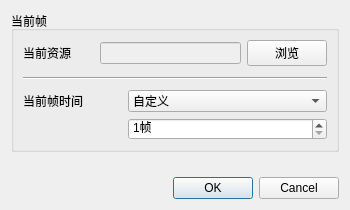
<?xml version="1.0" encoding="UTF-8"?>
<ui version="4.0">
 <class>W_ALEDataEdit</class>
 <widget class="QDialog" name="W_ALEDataEdit">
  <property name="geometry">
   <rect>
    <x>0</x>
    <y>0</y>
    <width>350</width>
    <height>210</height>
   </rect>
  </property>
  <property name="windowTitle">
   <string>编辑帧</string>
  </property>
  <property name="styleSheet">
   <string notr="true">
QComboBox QAbstractItemView::item { min-height: 26px;}</string>
  </property>
  <layout class="QVBoxLayout" name="verticalLayout">
   <item>
    <widget class="QGroupBox" name="groupBox">
     <property name="title">
      <string>当前帧</string>
     </property>
     <layout class="QGridLayout" name="gridLayout" columnstretch="1,2,0">
      <item row="0" column="0">
       <widget class="QLabel" name="label_zeroFillChar">
        <property name="text">
         <string>当前资源</string>
        </property>
       </widget>
      </item>
      <item row="0" column="1">
       <widget class="QLineEdit" name="lineEdit">
        <property name="enabled">
         <bool>false</bool>
        </property>
       </widget>
      </item>
      <item row="0" column="2">
       <widget class="QPushButton" name="pushButton">
        <property name="text">
         <string>浏览</string>
        </property>
       </widget>
      </item>
      <item row="1" column="0" colspan="3">
       <widget class="Line" name="line">
        <property name="minimumSize">
         <size>
          <width>0</width>
          <height>12</height>
         </size>
        </property>
        <property name="orientation">
         <enum>Qt::Horizontal</enum>
        </property>
       </widget>
      </item>
      <item row="2" column="0" colspan="3">
       <widget class="QStackedWidget" name="stackedWidget">
        <property name="currentIndex">
         <number>0</number>
        </property>
        <widget class="QWidget" name="page_frameUnit">
         <layout class="QGridLayout" name="gridLayout_3" columnstretch="1,2">
          <property name="leftMargin">
           <number>0</number>
          </property>
          <property name="topMargin">
           <number>0</number>
          </property>
          <property name="rightMargin">
           <number>0</number>
          </property>
          <property name="bottomMargin">
           <number>0</number>
          </property>
          <item row="0" column="0">
           <widget class="QLabel" name="label_frameUnit">
            <property name="text">
             <string>当前帧时间</string>
            </property>
           </widget>
          </item>
          <item row="0" column="1">
           <widget class="QComboBox" name="comboBox_frameUnit">
            <item>
             <property name="text">
              <string>自定义</string>
             </property>
            </item>
           </widget>
          </item>
          <item row="1" column="1">
           <widget class="QSpinBox" name="spinBox_frameUnit">
            <property name="suffix">
             <string>帧</string>
            </property>
            <property name="minimum">
             <number>1</number>
            </property>
            <property name="maximum">
             <number>999999</number>
            </property>
           </widget>
          </item>
         </layout>
        </widget>
        <widget class="QWidget" name="page_secondUnit">
         <layout class="QGridLayout" name="gridLayout_2" columnstretch="1,2">
          <property name="leftMargin">
           <number>0</number>
          </property>
          <property name="topMargin">
           <number>0</number>
          </property>
          <property name="rightMargin">
           <number>0</number>
          </property>
          <property name="bottomMargin">
           <number>0</number>
          </property>
          <item row="0" column="0">
           <widget class="QLabel" name="label_secondUnit">
            <property name="text">
             <string>当前帧时间</string>
            </property>
           </widget>
          </item>
          <item row="0" column="1">
           <widget class="QComboBox" name="comboBox_secondUnit">
            <item>
             <property name="text">
              <string>自定义</string>
             </property>
            </item>
           </widget>
          </item>
          <item row="1" column="1">
           <widget class="QDoubleSpinBox" name="doubleSpinBox_secondUnit">
            <property name="suffix">
             <string>秒</string>
            </property>
            <property name="minimum">
             <double>0.010000000000000</double>
            </property>
            <property name="maximum">
             <double>100.000000000000000</double>
            </property>
            <property name="singleStep">
             <double>0.100000000000000</double>
            </property>
           </widget>
          </item>
         </layout>
        </widget>
       </widget>
      </item>
     </layout>
    </widget>
   </item>
   <item>
    <spacer name="verticalSpacer">
     <property name="orientation">
      <enum>Qt::Vertical</enum>
     </property>
     <property name="sizeHint" stdset="0">
      <size>
       <width>20</width>
       <height>40</height>
      </size>
     </property>
    </spacer>
   </item>
   <item>
    <widget class="QDialogButtonBox" name="buttonBox">
     <property name="orientation">
      <enum>Qt::Horizontal</enum>
     </property>
     <property name="standardButtons">
      <set>QDialogButtonBox::Cancel|QDialogButtonBox::Ok</set>
     </property>
    </widget>
   </item>
  </layout>
 </widget>
 <resources/>
 <connections>
  <connection>
   <sender>buttonBox</sender>
   <signal>rejected()</signal>
   <receiver>W_ALEDataEdit</receiver>
   <slot>reject()</slot>
   <hints>
    <hint type="sourcelabel">
     <x>345</x>
     <y>303</y>
    </hint>
    <hint type="destinationlabel">
     <x>286</x>
     <y>274</y>
    </hint>
   </hints>
  </connection>
 </connections>
</ui>
